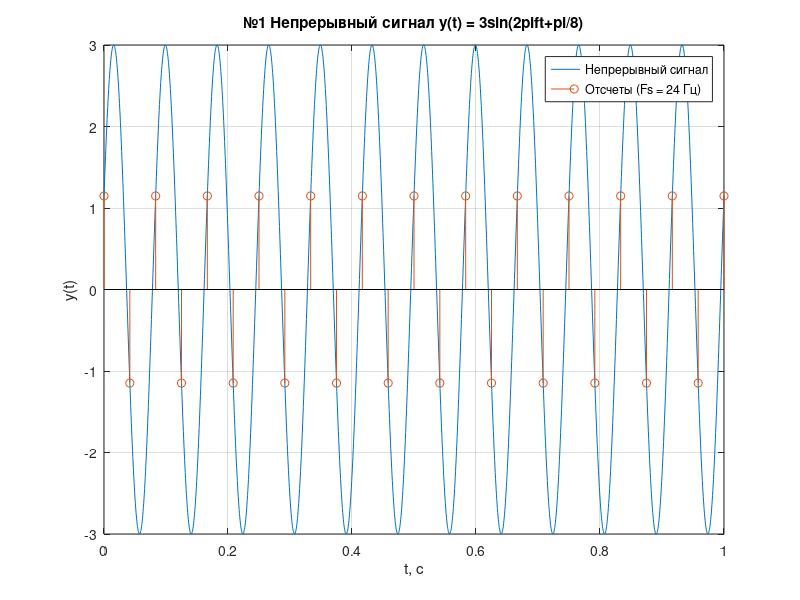
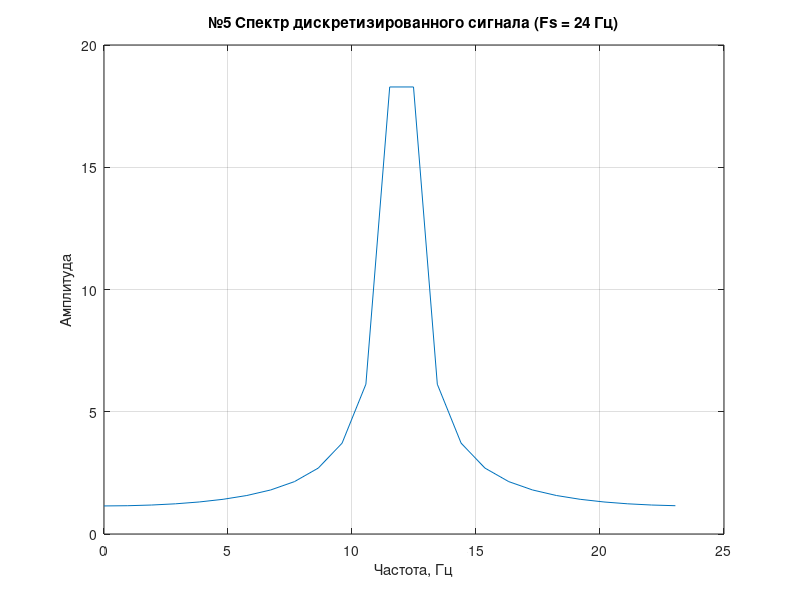
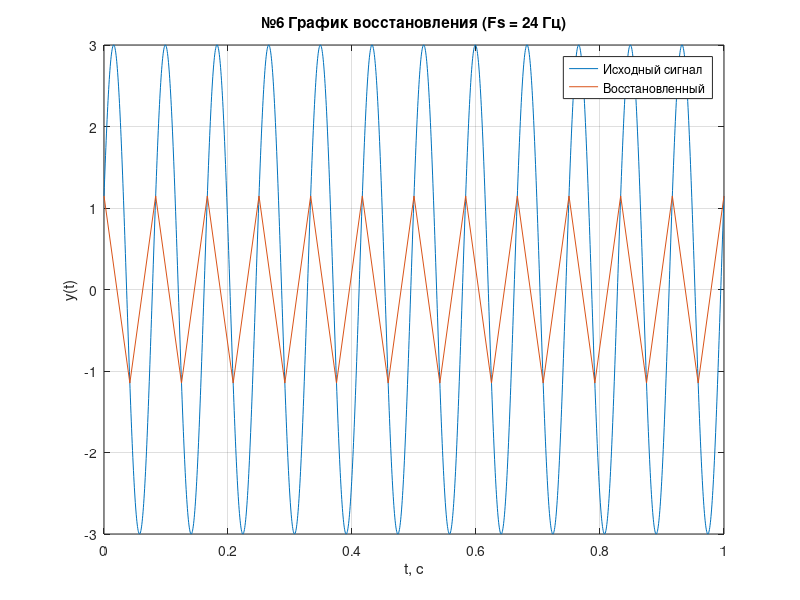
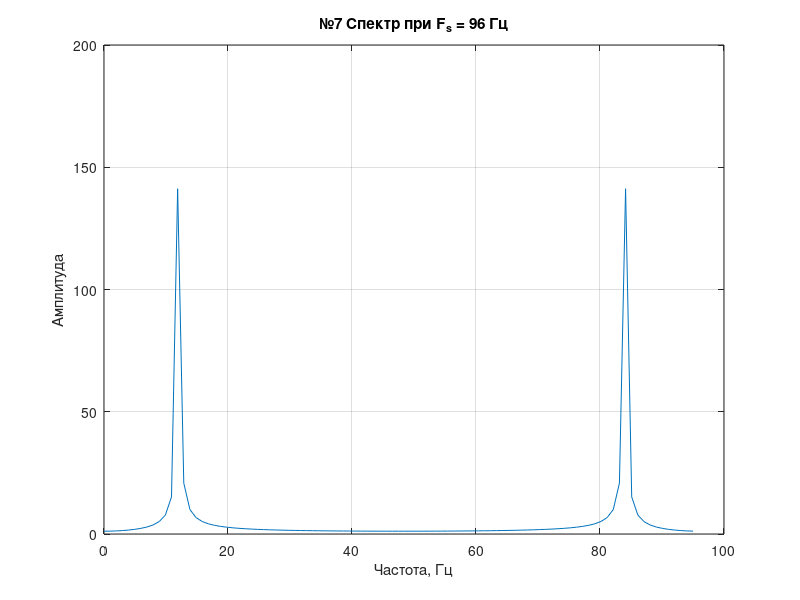

These figures' MATLAB source, in order: (Note: this script raises an error after producing the figures.)
% Вариант 16
% Задание 1 ( y(t) = 3sin(2pift+pi/8) f = 12)

t = 0:0.0005:1;
f = 12;
y = 3 * sin(2 * pi * f * t + pi / 8);

figure(1);
plot(t,y);
grid on;
xlabel('t, c');
ylabel('y(t)');
title('№1 Непрерывный сигнал y(t) = 3sin(2pift+pi/8)');

% Задание 2 Макс частота спектра 

fprintf('2) Макс частота в спектре данного сигнала f_max: %d\n', f);

% Задание 3 Мин частота дискретиз по Котельникову

F_s = f * 2;
fprintf('3) По формуле Котельникова F_s >= 2 * f_max \nОтвет %d Гц\n', F_s);

% Задание 4 Оцифровать сигнал с полученной частотой дискретизации

T_s = 1 / F_s;
t_sampled = 0:T_s:1;
y_sampled = 3 * sin(2 * pi * f * t_sampled + pi / 8);

hold on;
stem(t_sampled, y_sampled);
legend('Непрерывный сигнал', 'Отсчеты (Fs = 24 Гц)');

% Задание 5 прямое дискретное преобразование Фурье и оценка ширины спектра

N = length(y_sampled);
Y = abs(fft(y_sampled));
delta_f = F_s / N;
vector = (0:N-1) * delta_f;

fprintf('5) Оценка ширины спектра: пик на 12 Гц имеет ширину 1-2 Гц\n');
V = N * 8;
fprintf('Объем памяти массива = %d байт\n', V);

figure(2);
plot(vector, Y);
grid on;
xlabel('Частота, Гц');
ylabel('Амплитуда');
title('№5 Спектр дискретизированного сигнала (Fs = 24 Гц)');

% Задание 6 График восстановления

figure(3);
plot(t, y);
hold on;
plot(t_sampled, y_sampled);
grid on;
xlabel('t, c');
ylabel('y(t)');
title('№6 График восстановления (Fs = 24 Гц)');
legend('Исходный сигнал', 'Восстановленный');

% Задание 7 Увеличение частоты дискретизации в 4 раза

F_s2 = F_s * 4; % 96 Гц
T_s2 = 1 / F_s2;
t_sampled2 = 0:T_s2:1;
y_sampled2 = 3 * sin(2 * pi * f * t_sampled2 + pi / 8);

% Спектр для 4x частоты
N2 = length(y_sampled2);
Y2 = abs(fft(y_sampled2));
delta_f2 = F_s2 / N2;
vector2 = (0:N2-1) * delta_f2;

V2 = N2 * 8;
fprintf('7) Объем памяти массива при 4x F_s = %d байт\n', V2);

figure(4);
plot(vector2, Y2);
grid on;
xlabel('Частота, Гц');
ylabel('Амплитуда');
title('№7 Спектр при F_s = 96 Гц');

% График восстановления для 4x частоты
figure(5);
plot(t, y);
hold on;
plot(t_sampled2, y_sampled2);
grid on;
xlabel('t, c');
ylabel('y(t)');
title('№7 График восстановления при F_s = 96 Гц');
legend('Исходный сигнал', 'Восстановленный');

% Задание 9 Считывание аудиофайла
[audio, Fs_audio] = audioread('voice.wav');
audio = audio(:, 1); % берем один канал (моно)
N_audio = length(audio);
T_audio = N_audio / Fs_audio;
fprintf('\n9) Аудио: Fs = %d Гц, Отсчетов = %d, Длительность = %.3f с\n', Fs_audio, N_audio, T_audio);

% Задание 10 Определение частоты дискретизации
Fs_calc = N_audio / T_audio;
fprintf('10) Вычисленная Fs = %.1f Гц, из audioread = %d Гц\n', Fs_calc, Fs_audio);

% Задание 11 Прореживание и воспроизведение
audio_down = downsample(audio, 10);
Fs_down = Fs_audio / 10;
zvuk = audioplayer(audio_down, Fs_down);
% play(zvuk); % воспроизведение (stop(zvuk) для остановки)

figure(6);
plot(audio_down);
grid on;
title('№11 Прореженный сигнал во времени');
xlabel('Отсчеты');
ylabel('Амплитуда');

% Задание 12 Спектры оригинального и прореженного сигналов
% Спектр оригинала
N_a = length(audio);
X_a = abs(fft(audio));
f_a = (0:floor(N_a/2)) * (Fs_audio / N_a);
A_orig = X_a(1:floor(N_a/2)+1);
A_orig = A_orig / max(A_orig); % нормировка

% Спектр прореженного сигнала
N_d = length(audio_down);
X_d = abs(fft(audio_down));
f_d = (0:floor(N_d/2)) * (Fs_down / N_d);
A_down = X_d(1:floor(N_d/2)+1);
A_down = A_down / max(A_down); % нормировка

figure(7);
subplot(2,1,1);
plot(f_a, A_orig);
grid on;
xlabel('Частота, Гц');
ylabel('Амплитуда');
title(sprintf('№12 Спектр оригинала (Fs = %d Гц)', Fs_audio));
xlim([0, 8000]); % расширенный речевой диапазон

subplot(2,1,2);
plot(f_d, A_down);
grid on;
xlabel('Частота, Гц');
ylabel('Амплитуда');
title(sprintf('№12 Спектр прореженного сигнала (Fs = %d Гц)', Fs_down));
xlim([0, Fs_down/2]);

% Задание 13 Влияние разрядности АЦП (квантование по уровню)
bits = [3, 4, 5, 6];
y_in = y_sampled2; % отсчеты сигнала варианта при F_s = 96 Гц
y_min = min(y_in);
y_max = max(y_in);

figure(8);
for i = 1:length(bits)
    b = bits(i);
    levels = 2^b - 1;
    
    % Квантование отсчетов в диапазон 0..levels
    y_scaled = (y_in - y_min) / (y_max - y_min) * levels;
    y_q = round(y_scaled);
    y_q = min(max(y_q, 0), levels);
    
    % Восстановление к шкале для расчета ошибки
    y_deq = y_q / levels * (y_max - y_min) + y_min;
    
    % Средняя ошибка квантования
    mean_err = mean(abs(y_in - y_deq));
    fprintf('13) Разрядность %d бит (%d уровней): средняя ошибка = %.4f\n', b, levels+1, mean_err);
    
    % Спектр квантованного сигнала
    Y_q = abs(fft(y_deq));
    
    subplot(2, 2, i);
    plot(vector2, Y_q);
    grid on;
    title(sprintf('№13 Спектр %d бит (ошибка: %.4f)', b, mean_err));
    xlabel('Частота, Гц');
    ylabel('Амплитуда');
end
